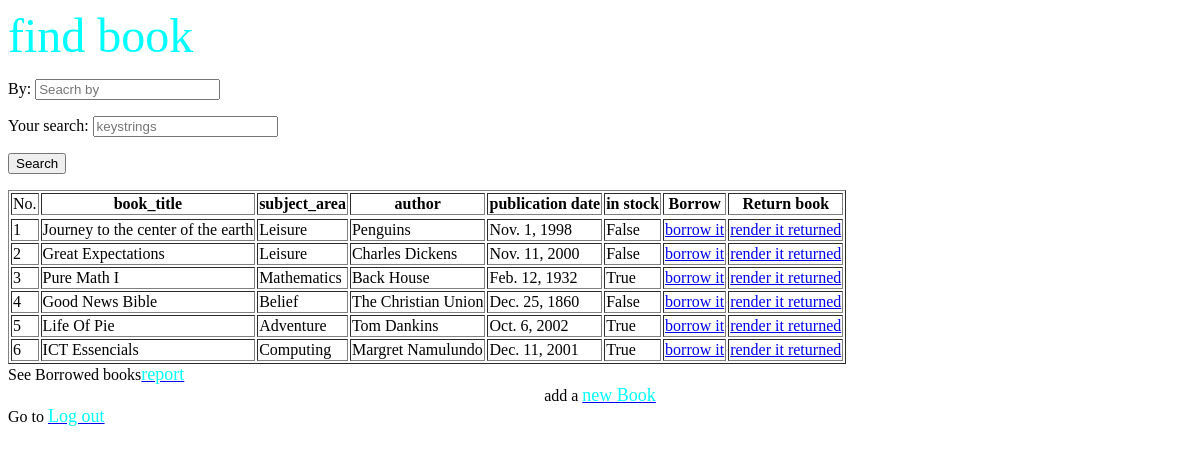
/libralian/2000/, run on an earlier commit of the app's database.
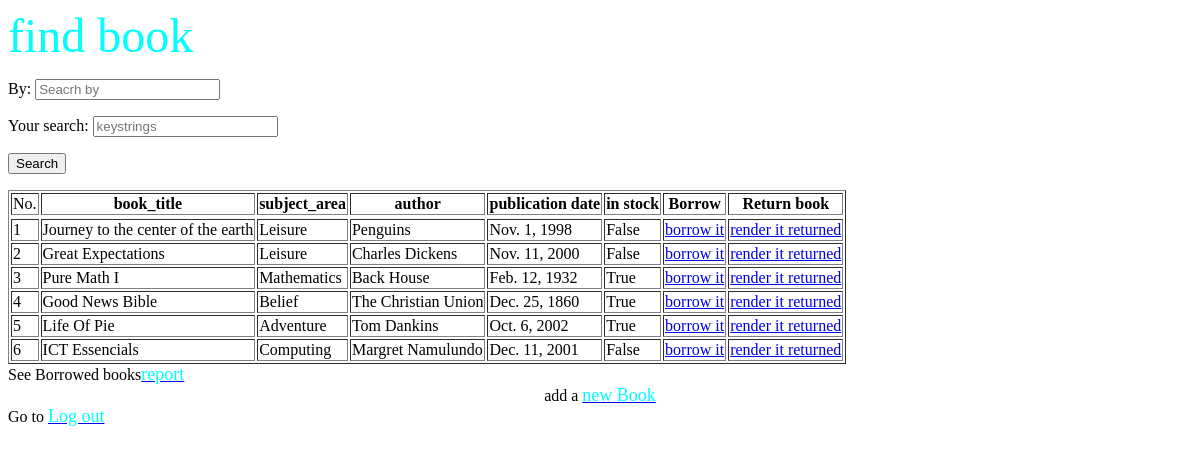
And on a later commit of the database.
### Homeapp/models.py (models this page shows, shortened)
class Books(models.Model):
    id               = models.IntegerField( primary_key= True )
    book_title       = models.CharField( max_length= 70 )
    publication_date = models.DateField('publication date')
    subject_area     = models.CharField( max_length= 70 )
    author           = models.CharField( max_length= 40 )
    availability     = models.BooleanField( default=False )

### libralian/views.py (the view, shortened to what this page needs)
# urls.py: path("<int:admin_id>/",find_book_view, name = "find book url"),
def find_book_view( request, admin_id ):
    query_set = Books.objects.all()
    form  = Search_form()
    context = {
        'form'    : form,
        'query_set' : query_set,
        "user": admin_id,
        "app" : "libralian"
    }
    return HttpResponse( render( request, "search.html" , context ))

### Homeapp/forms.py (shortened to what this page needs)
class Search_form( Form ):
    by = forms.CharField(
        max_length = 50,
        required = True,
        widget= forms.TextInput(
            attrs= {
                "placeholder":"Seacrh by",
                "name"       :"By",
                "choice"     :choice
                }
            )
        )
    your_search = forms.CharField(
        required=True,
        widget=forms.TextInput(
            attrs={
                "placeholder":"keystrings"
                    }
                )
        )

### templates/search.html (shortened to what this page needs)
<html>
    <head>
    </head>
    <body>
        <div>
        <font color = "cyan" size = "7" style = "Tempus Sans ITC">find book</font>
        <form action = "." method = "POST">
        {% csrf_token %}  {{ form.as_p }}
        <input type = "submit" value ="Search">
        </div>
        <div>
    <table border = 1>
<tr>
    <td>No.</td>
    <th>book_title</th>
        <th>subject_area</th>
            <th>author</th>
                <th>publication date</th>
                    <th>in stock</th>
                        <th>Borrow</th>
                            <th>Return book</th>
    <tr>
{% for book in query_set %}
<tr>
    <td>{{book.id}}</td>
    <td>{{ book.book_title }}</td>
        <td>{{ book.subject_area }}</td>
            <td>{{ book.author }}</td>
                <td>{{ book.publication_date }}</td>
                    <td>{{ book.availability }}</td>
                        <td><a href = "/{{app}}/{{user}}/borrow/{{book.id}}">borrow it</a></td>
                            <td><a href = "/{{app}}/{{user}}/return/{{book.id}}">render it returned</a></td>
</tr>
        {% endfor %}
    </table>
        </div>
    See Borrowed books<a href = "borrowed_books_report/"><font color = "cyan" size = "4" style = "Tempus Sans ITC">report</font></a>
    <center>add a <a href = "add_book/"><font color = "cyan" size = "4" style = "Tempus Sans ITC">new Book</font></a></center>
    Go to <a href = "/Homeapp/Home"><font color = "cyan" size = "4" style = "Tempus Sans ITC">Log out</font></a><br>
    </body>
</html>

What changed in the data, as far as the page shows it:
changed Books "Good News Bible": availability "False" → "True"
changed Books "ICT Essencials": availability "True" → "False"
